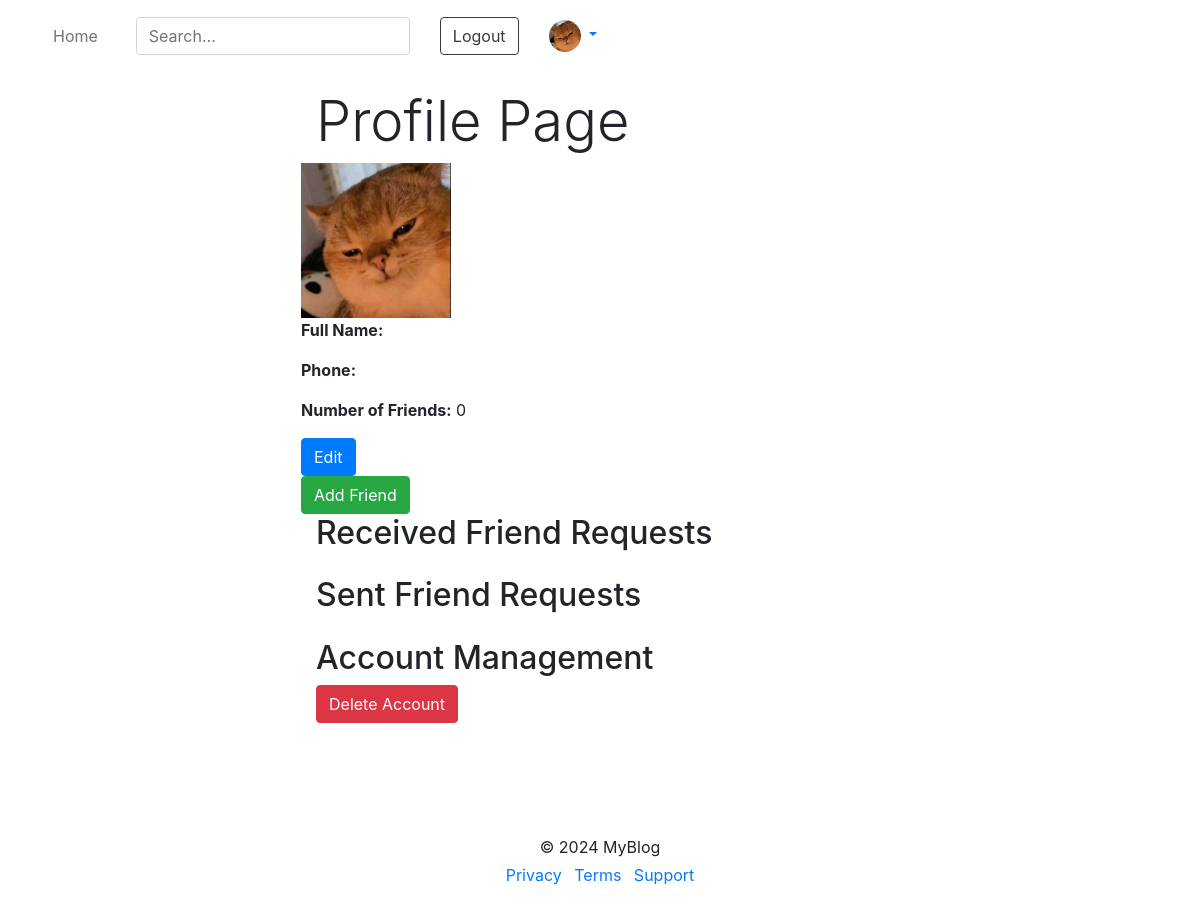
The page /accounts/profile/ (signed in) on the database as committed earlier.
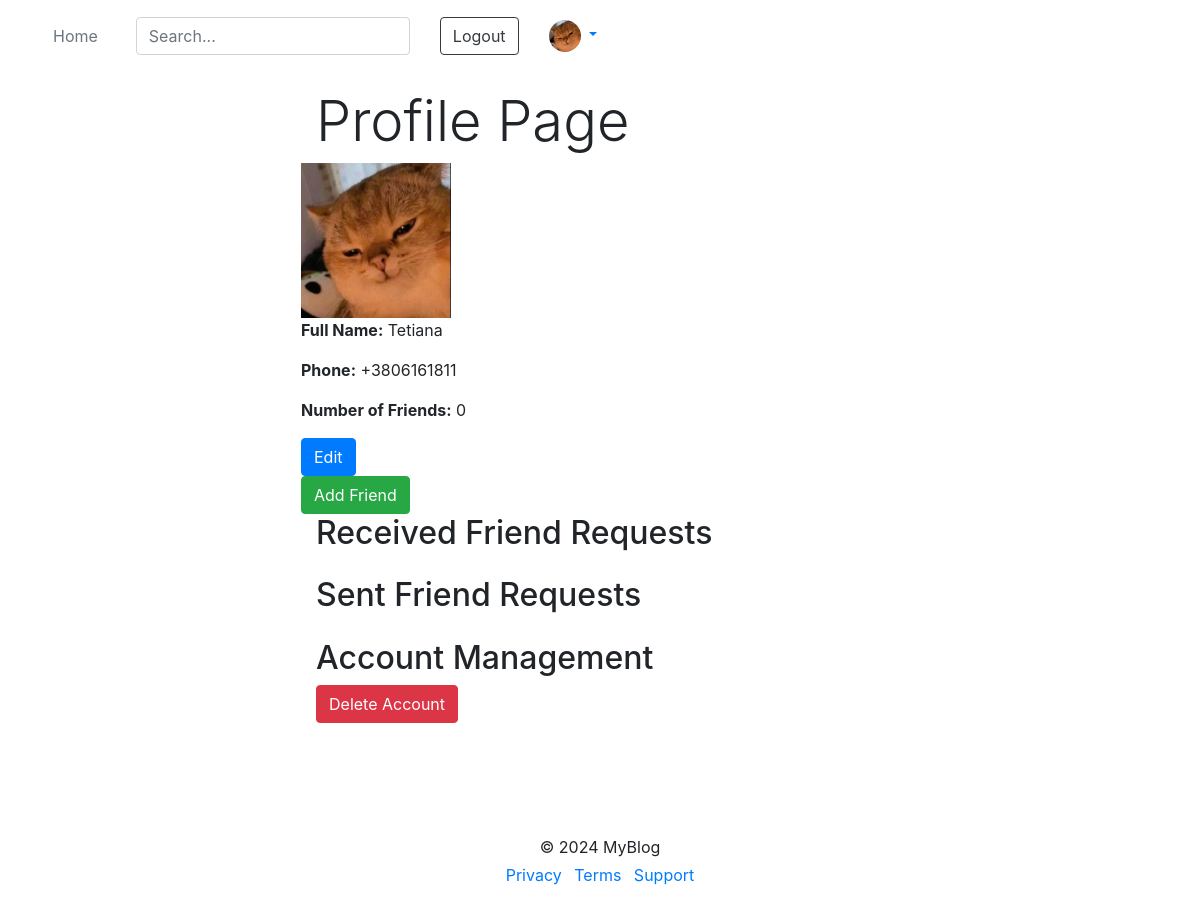
The same page on the database as committed later.
### apps/account/models.py (models this page shows, shortened)
class Profile(models.Model):
    user       = models.OneToOneField(User, on_delete=models.CASCADE,
                                      related_name='profile')
    full_name  = models.CharField(max_length=70)
    image      = models.ImageField('Image',
                                   upload_to='image_profiles', default='image_profiles/default/default.jpg')
    phone      = models.CharField(max_length=30)
    friends    = models.ManyToManyField("self", blank=True)
    created_at = models.DateTimeField(auto_now_add=True)
    updated_at = models.DateTimeField(auto_now=True)

### apps/account/views.py (the view)
# urls.py: path('profile/', views.profile_view, name='profile'),
@login_required
def profile_view(request):
    profile, created = Profile.objects.get_or_create(user=request.user)
    incoming_requests = FriendRequest.objects.filter(receiver=request.user, is_active=True)
    outgoing_requests = FriendRequest.objects.filter(sender=request.user, is_active=True)
    friends = profile.friends.all()
    is_friend = profile.friends.filter(id=request.user.id).exists()
    if request.method == 'POST':
        form = ProfileForm(request.POST, request.FILES, instance=profile)
        if form.is_valid():
            form.save()
            return redirect('profile')
    else:
        form = ProfileForm(instance=profile)
    context = {
        'form': form,
        'profile': profile,
        'incoming_requests': incoming_requests,
        'outgoing_requests': outgoing_requests,
        'is_friend': is_friend,
    }
    return render(request, 'profile.html', context)

### apps/account/forms.py
class ProfileForm(forms.ModelForm):
    class Meta:
        model = Profile
        fields = ['full_name', 'image', 'phone']

### apps/account/templates/profile.html (shortened to what this page needs)
{% extends 'base.html' %}
{% block content %}
<div class="cover-container d-flex w-50 h-100 p-3 mx-auto flex-column">
    <h1 class="display-4 fst-italic">Profile Page</h1>
        <div class="row">
            <div id="profile-details">
                <img src="{{ profile.image.url }}" alt="Profile Image" width="25%"><br>
                <div class="form-floating mb-3">
                    <p><strong>Full Name:</strong> {{ profile.full_name }}</p>
                </div>
                <p><strong>Phone:</strong> {{ profile.phone }}</p>
                <p><strong>Number of Friends:</strong> {{ profile.friends.count }}</p>
                <button id="edit-button" class="btn btn-primary">Edit</button><br>
            </div>
            {% if not is_friend %}
                <form method="post" action="{% url 'send_friend_request' profile.user.username %}">
                    <button type="submit" class="btn btn-success">Add Friend</button>
                </form>
            {% else %}
                <form method="post" action="{% url 'remove_friend' profile.user.username %}">
                    {% csrf_token %}
                    <button type="submit" class="btn btn-danger">Remove Friend</button>
                </form>
            {% endif %}
            </div>
            <h2>Received Friend Requests</h2>
            <h2>Sent Friend Requests</h2>
            <h2>Account Management</h2>
            <form method="post" action="{% url 'delete_account' %}">
                <button type="submit" class="btn btn-danger">Delete Account</button>
            </form>
        </div>
{% endblock %}

### apps/templates/base.html (shortened to what this page needs)
<!DOCTYPE html>
<html lang="en">
<head>
    <link href="https://maxcdn.bootstrapcdn.com/bootstrap/4.5.2/css/bootstrap.min.css" rel="stylesheet">
</head>
<body>
    <main>
        {% include 'layouts/navbar.html' %}
        {% block content %}
        {% endblock %}
    </main>
    <div class="container">
        <footer class="my-5 pt-5 text-body-secondary text-center text-small">
            <p class="mb-1">© 2024 MyBlog</p>
            <ul class="list-inline">
                <li class="list-inline-item"><a href="#">Privacy</a></li>
                <li class="list-inline-item"><a href="#">Terms</a></li>
                <li class="list-inline-item"><a href="#">Support</a></li>
            </ul>
        </footer>
    </div>
</body>
</html>

### apps/templates/layouts/navbar.html (shortened to what this page needs)
{% load static %}
<link href="https://maxcdn.bootstrapcdn.com/bootstrap/4.5.2/css/bootstrap.min.css" rel="stylesheet">
<header class="p-3 text-bg-dark align-items-center justify-content-center">
    <div class="container">
        <div class="d-flex flex-wrap align-items-center justify-content-center justify-content-lg-start">
            <ul class="nav col-12 col-lg-auto me-lg-auto mb-2 justify-content-center mb-md-0">
                <li><a href="{% url 'posts' %}" class="nav-link px-2 text-secondary">Home</a></li>
            </ul>
            <form class="col-12 col-lg-auto mb-3 mb-lg-0 me-lg-3" action="{% url 'search_posts' %}" method="GET" role="search">
                <input type="search" name="q" class="form-control form-control-dark text-bg-light" placeholder="Search..." aria-label="Search">
            </form>
            {% if user.is_authenticated %}
            <div>
                <form class="col-12 col-lg-auto mb-3 mb-lg-0 me-lg-3" id="logout-form" method="post" action="{% url 'logout' %}">
                    <button type="submit" class="btn btn-outline-dark me-2">Logout</button>
                </form>
            </div>
            <div class="text-end">
                    <div class="dropdown text-end col-lg-auto mb-3 mb-lg-0 me-lg-3">
                        <a href="#" class="d-block link-body-emphasis text-decoration-none dropdown-toggle" id="dropdownMenuButton" data-bs-toggle="dropdown" aria-expanded="false">
                            {% if profile.image %}
                            <img src="{{ profile.image.url }}" alt="mdo" width="32" height="32" class="rounded-circle">
                            {% else %}
                            <img src="{{ 'image_profiles/default/default.jpg' }}" alt="No image" width="32" height="32" class="rounded-circle">
                            {% endif %}
                        </a>
                    </div>
                {% else %}
                    <a href="{% url 'login' %}" class="btn btn-outline-dark me-2">Login</a>
                    <a href="{% url 'authView' %}" class="btn btn-outline-dark me-2">Registration</a>
                {% endif %}
            </div>
        </div>
    </div>
</header>

Rows that differ between the two databases and show on the page:
changed Profile: full_name (not shown) → "Tetiana"; phone (not shown) → "+3806161811"
